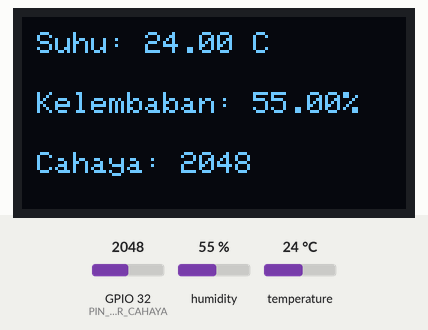
Simulated run of this program. Board: ESP32. Parts: 128×64 one-colour display. The inputs (shaded band) are chosen by the test bench; at power-on: humidity 55 %, GPIO 32 (PIN_SENSOR_CAHAYA) = 2048, temperature 24 °C. What the program prints to the serial monitor is not drawn.

Above: at 3.1 s.
3.2 s: humidity set to 22 %
At 6.3 s:
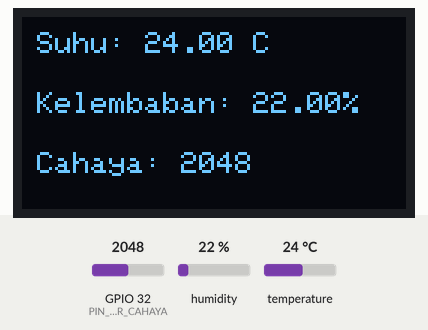
6.9 s: GPIO 32 (PIN_SENSOR_CAHAYA) set to 2866
At 8.2 s:
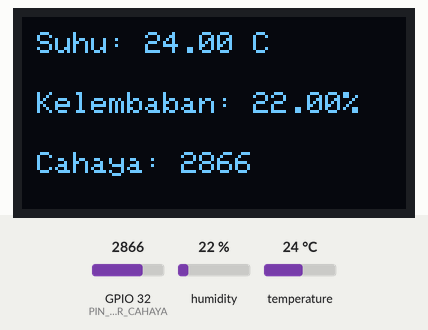
10.6 s: temperature set to 12 °C
At 13.2 s:
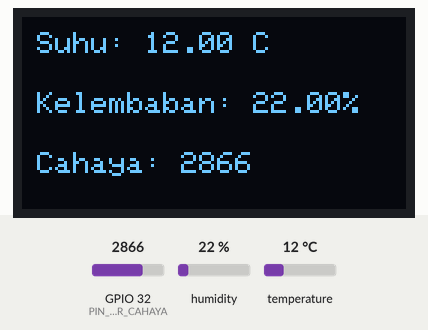
14.3 s: GPIO 32 (PIN_SENSOR_CAHAYA) set to 3603
At 16.4 s:
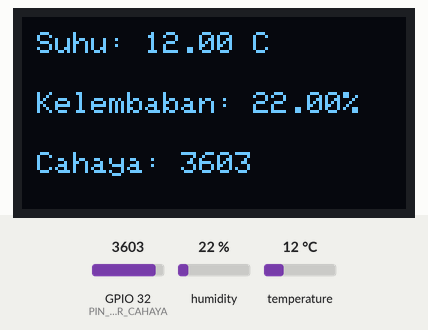
18.0 s: humidity set to 40 %
At 21.3 s:
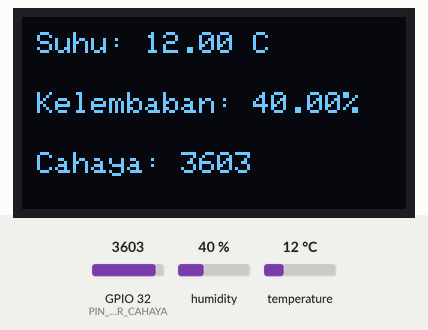
21.7 s: GPIO 32 (PIN_SENSOR_CAHAYA) set to 4095
At 23.3 s:
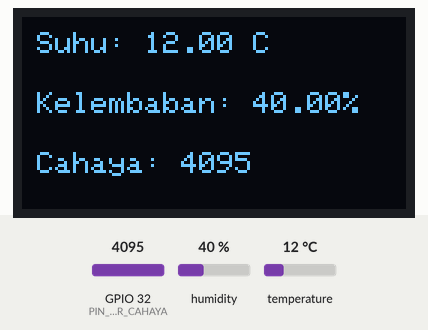
Timing chart, 0 to 24.8 s (numbered marks = the images above; inputs shaded):
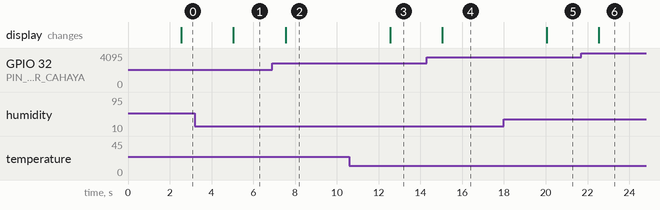

Measured:
- after the input at 3.2 s, the display: changes after 1.8 s (image 1)
- after the input at 6.9 s, the display: changes after 0.65 s (image 2)
- after the input at 10.6 s, the display: changes after 1.9 s (image 3)
- after the input at 14.3 s, the display: changes after 0.75 s (image 4)
- after the input at 18.0 s, the display: changes after 2.0 s (image 5)
- after the input at 21.7 s, the display: changes after 0.85 s (image 6)

The program:

main.cpp
```cpp
#include <Arduino.h>
#include <Wire.h>
#include <Adafruit_GFX.h>
#include <Adafruit_SSD1306.h>
#include <DHT.h>

const uint8_t LEBAR_LAYAR = 128;
const uint8_t TINGGI_LAYAR = 64;
const int8_t PIN_RESET = -1;
const uint8_t ALAMAT_LAYAR = 0x3C;

const uint8_t PIN_SENSOR_DHT = 19;
const uint8_t PIN_SENSOR_CAHAYA = 32;
const uint8_t PIN_I2C_SDA = 21;
const uint8_t PIN_I2C_SCL = 22;

const unsigned long INTERVAL_PEMBARUAN = 2500;
unsigned long waktuSebelumnya = 0;

Adafruit_SSD1306 layarOLED(LEBAR_LAYAR, TINGGI_LAYAR, &Wire, PIN_RESET);
DHT sensorSuhu(PIN_SENSOR_DHT, DHT11);

void inisialisasiLayar();
void bacaDanTampilkanDataSensor();
void tampilkanNilaiSensor(float suhu, float kelembaban, int cahaya);

void setup() {
  Serial.begin(115200);
  Wire.begin(PIN_I2C_SDA, PIN_I2C_SCL);

  inisialisasiLayar();
  sensorSuhu.begin();

  Serial.println(F("Sistem berhasil diinisialisasi dan siap"));
}

void loop() {
  unsigned long waktuSekarang = millis();

  if (waktuSekarang - waktuSebelumnya >= INTERVAL_PEMBARUAN) {
    waktuSebelumnya = waktuSekarang;
    bacaDanTampilkanDataSensor();
  }
}

void inisialisasiLayar() {
  if (!layarOLED.begin(SSD1306_SWITCHCAPVCC, ALAMAT_LAYAR)) {
    Serial.println(F("Gagal menginisialisasi layar OLED"));
    while (true) {
      delay(100);  // Hentikan eksekusi tetapi izinkan tugas latar belakang ESP32
    }
  }

  layarOLED.clearDisplay();
  layarOLED.setTextColor(SSD1306_WHITE);
  layarOLED.display();
}

void bacaDanTampilkanDataSensor() {
  // Baca data sensor
  float suhu = sensorSuhu.readTemperature();
  float kelembaban = sensorSuhu.readHumidity();
  int tingkatCahaya = analogRead(PIN_SENSOR_CAHAYA);

  // Periksa apakah pembacaan valid
  if (isnan(suhu) || isnan(kelembaban)) {
    Serial.println(F("Gagal membaca dari sensor DHT!"));
    suhu = 0.0;
    kelembaban = 0.0;
  }

  tampilkanNilaiSensor(suhu, kelembaban, tingkatCahaya);
}

void tampilkanNilaiSensor(float suhu, float kelembaban, int cahaya) {
  layarOLED.clearDisplay();
  layarOLED.setTextSize(1);

  // Tampil suhu
  layarOLED.setCursor(5, 5);
  layarOLED.print(F("Suhu: "));
  layarOLED.print(suhu);
  layarOLED.println(F(" C"));

  // Tampil kelembaban
  layarOLED.setCursor(5, 25);
  layarOLED.print(F("Kelembaban: "));
  layarOLED.print(kelembaban);
  layarOLED.println(F("%"));

  // Tampi intensitas cahaya
  layarOLED.setCursor(5, 45);
  layarOLED.print(F("Cahaya: "));
  layarOLED.println(cahaya);

  layarOLED.display();
}
```
